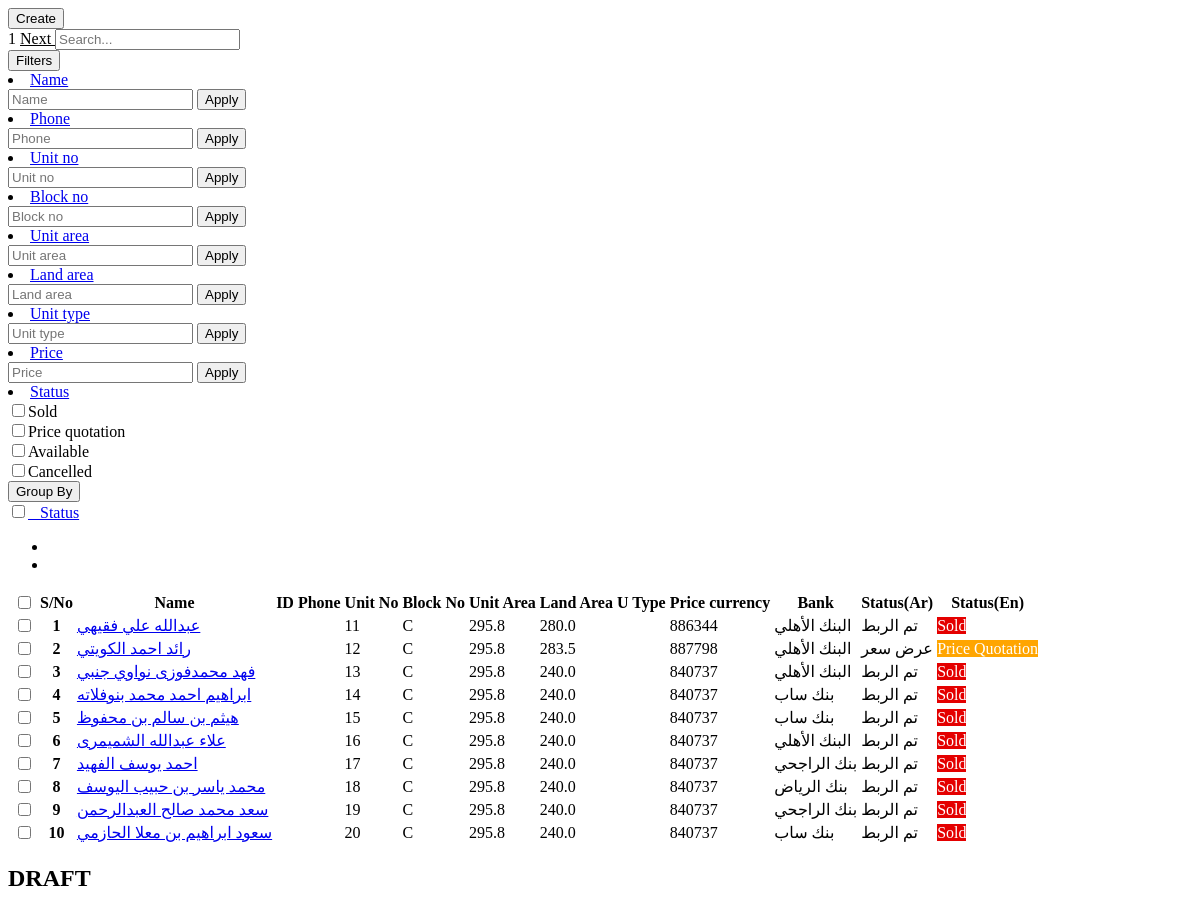
The app's page /next_page_action_url_property (upper part), older data.
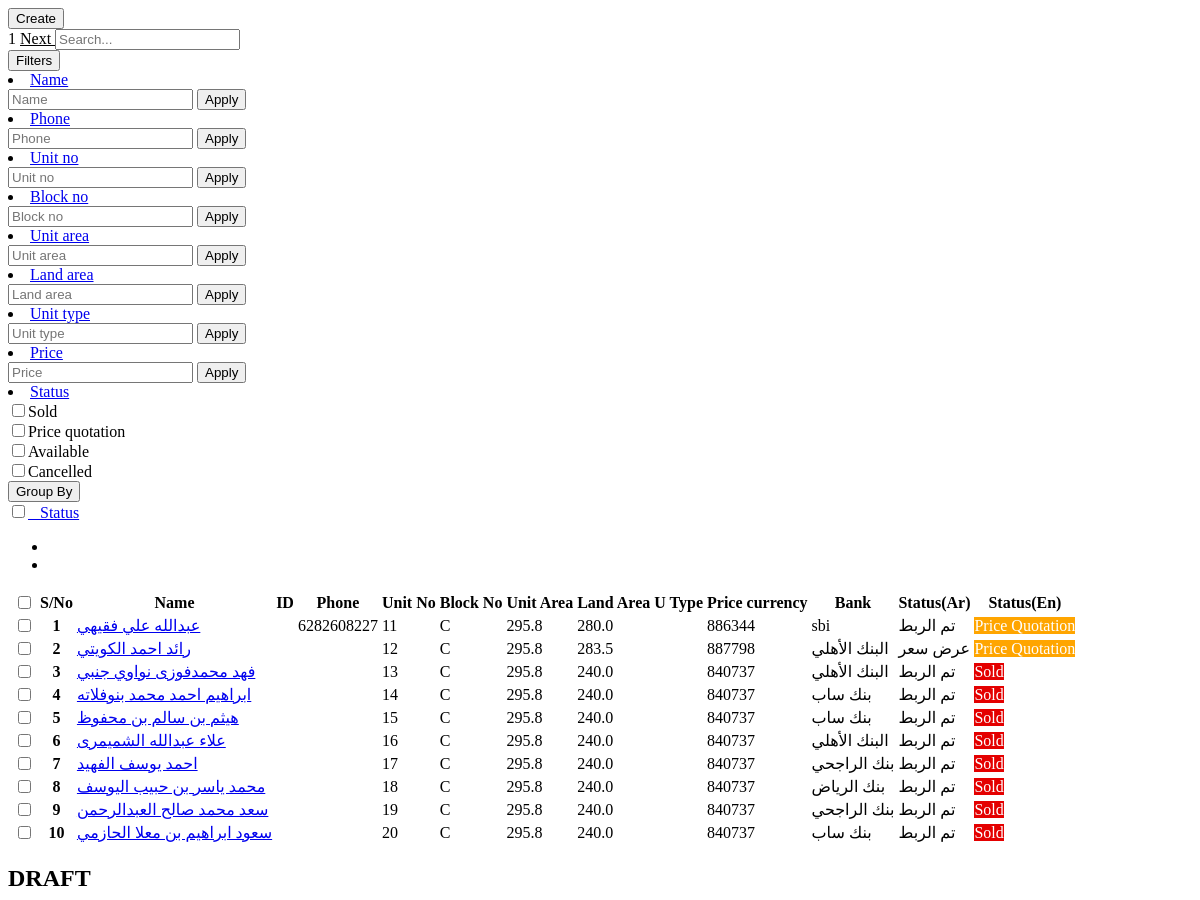
The same page, newer data.
### super_admin/models.py (models this page shows, shortened)
class intractive_map(models.Model):
    Name = models.CharField(max_length=255, null=True)
    customer_id = models.CharField(max_length=255,null=True)
    Phoneno = models.CharField(max_length=255, null=True)
    UnitNo = models.IntegerField(null=True)
    UnitNo_primary = models.IntegerField(null=True)
    BlockNo = models.CharField(max_length=255, null=True)
    UnitArea = models.FloatField(max_length=255, null=True)
    LandArea = models.FloatField(max_length=255, null=True)
    UType = models.CharField(max_length=255, null=True)
    Price = models.FloatField(blank=True, null=True)
    Bank = models.CharField(max_length=255,null=True)
    Status = models.CharField(max_length=255,null=True)
    dt = models.DateField(auto_now_add=True)
    tm = models.TimeField(auto_now_add=True)
    current_status = models.CharField(max_length=255,null=True)
    attached_file = models.FileField(upload_to="property_image",null=True)
    currency = models.CharField(max_length=255,null=True,default="SAR")
    Price_currency = models.CharField(max_length=255,null=True)

### super_admin/views.py (the view)
# urls.py: path('next_page_action_url_property',views.next_page_action_url_property,name='next_page_action_url_property'),
def next_page_action_url_property(request):
    page_number = request.GET.get("page")
    check_list = request.GET.getlist("check_list[]")
    data = intractive_map.objects.all()
    data_paginator = Paginator(data, 10)
    try:
        page_obj = data_paginator.get_page(page_number)
    except PageNotAnInteger:
        page_obj = data_paginator.page(1)
    context = {
        "data": data,
        'page_obj': page_obj,
        'check_list': check_list
    }
    return render(request, 'super_admin/append_datas_property.html', context)

### super_admin/templatetags/checkbox_result.py (called while the page is built)
@register.filter(name='check_action')
def check_action(value,args):
    print("value:::::",str(value))
    print("args::",str(args))
    if str(value) in args:
        return True
    else:
        return False

### super_admin/templates/super_admin/append_datas_property.html (shortened to what the changed rows need)
{% load checkbox_result %}
    <div class="tab-content">
        <div class="tab-pane active" id="ho" role="tabpanel">
            <div class="table-responsive mb-1  mt-2">
                <table class="table table-nowrap align-middle"
                    id="orderTable">
                    <thead class="table-light">
                        <tr class="text-uppercase">
                            <th scope="col" style="width: 25px;">
                                <div class="checkall">
                                    <input class="form-check-input checkField check-all"
                                        type="checkbox" onclick="check()"
                                        data-checkall-trigger="group1">
                                </div>
                            </th>
                            <th>S/No</th>
                            <th class="sort"
                                data-sort="customer_name">
                                Name</th>
                            <th>ID</th>
                            <th class="sort" data-sort="date">Phone</th>
                            <th class="sort" data-sort="date">Unit No</th>
                            <th class="sort" data-sort="company">
                                Block No
                            </th>
                            <th class="sort" data-sort="company">
                                Unit Area
                            </th>
                            <th class="sort" data-sort="company">
                                Land Area
                            </th>
                            <th class="sort" data-sort="company">
                                U Type
                            </th>
                            <th class="sort" data-sort="company">
                                Price currency
                             </th>
                             <th>
                                 Bank
                             </th>
                             <th class="sort" data-sort="status">
                                 Status(Ar)</th>
                             <th class="sort" data-sort="status">
                                 Status(En)</th>
                        </tr>
                    </thead>
                            <tbody class="list form-check-all append_search_result">
                                {% for i in page_obj.object_list %}
                                    <tr>
                                        <th scope="row">
                                            <input
                                                class="form-check-input checkField messageCheckbox"
                                                type="checkbox" value="{{i.id}}"
                                                data-checkall-group="group1"
                                                onclick="check_action({{i.id}})" id="check_btn{{i.id}}" {% if  i.id|check_action:check_list %} checked {% else %} {% endif %}>
                                        </th>
                                        <th>
                                            {{forloop.counter}}
                                        </th>
                            <td class="id"><a href="#"
                                    class="fw-medium link-primary">
                                    {% if i.Name == None %}
                                    {% else %}
                                    {{i.Name}}
                                    {% endif %}
                                </a>
                            </td>
                            <td>
                            </td>
                            <td class="customer_name">
                                {% if i.Phoneno == None %}
                                {% else %}
                                {{i.Phoneno}}
                                {% endif %}
                            </td>
                            <td class="product_name">{{i.UnitNo}}</td>
                            <td class="date">{{i.BlockNo}}</td>
                            <td class="date">{{i.UnitArea}}</td>
                            <td class="company">{{i.LandArea}}</td>
                            <td>
                            </td>
                            <td>
                                {{i.Price|floatformat:"0"}}
                            </td>
                            <td>
                                {{i.Bank}}
                            </td>
                            <td>
                                {{i.Status}}
                            </td>
                            <td class="status">
                                {% if i.current_status == "0" %}
                                <span
                                    class="badge badge-soft-success text-uppercase" style="    color: #fff;
                                    background-color: #008000;">Available</span>
{% elif i.current_status == "1" %}
<span
class="badge badge-soft-success text-uppercase" style="    color: #fff;
background-color: orange;">Price Quotation</span>
{% elif i.current_status == "2" %}
<span
class="badge badge-soft-success text-uppercase" style="    color: #fff;
    background-color: #e40000;">Sold</span>
    {% elif i.current_status == "3" %}
    <span
    class="badge badge-soft-success text-uppercase" style="    color: #fff;
               background-color: gray;">Cancelled</span>
                                    {% endif %}
                            </td>
                                    </tr>
                        {% endfor %}
                    </tbody>
                </table>
            </div>
        </div>
        <div class="tab-pane" id="pro" role="tabpanel">
            <div class='app'>
                <main class='project'>
                    <div class='project-tasks'>
                        <div class='project-column'>
                            <div class='project-column-heading'>
                                <h2
                                    class='project-column-heading__title'>
                                    DRAFT</h2>
                            </div>
                        </div>
                    </div>
                </main>
            </div>
        </div>
    </div>

Row changes from the older to the newer data that the page shows:
changed intractive_map "عبدالله علي فقيهي": Phoneno (not shown) → "6282608227"; Bank "البنك الأهلي" → "sbi"; current_status "Sold" → "Price Quotation"
